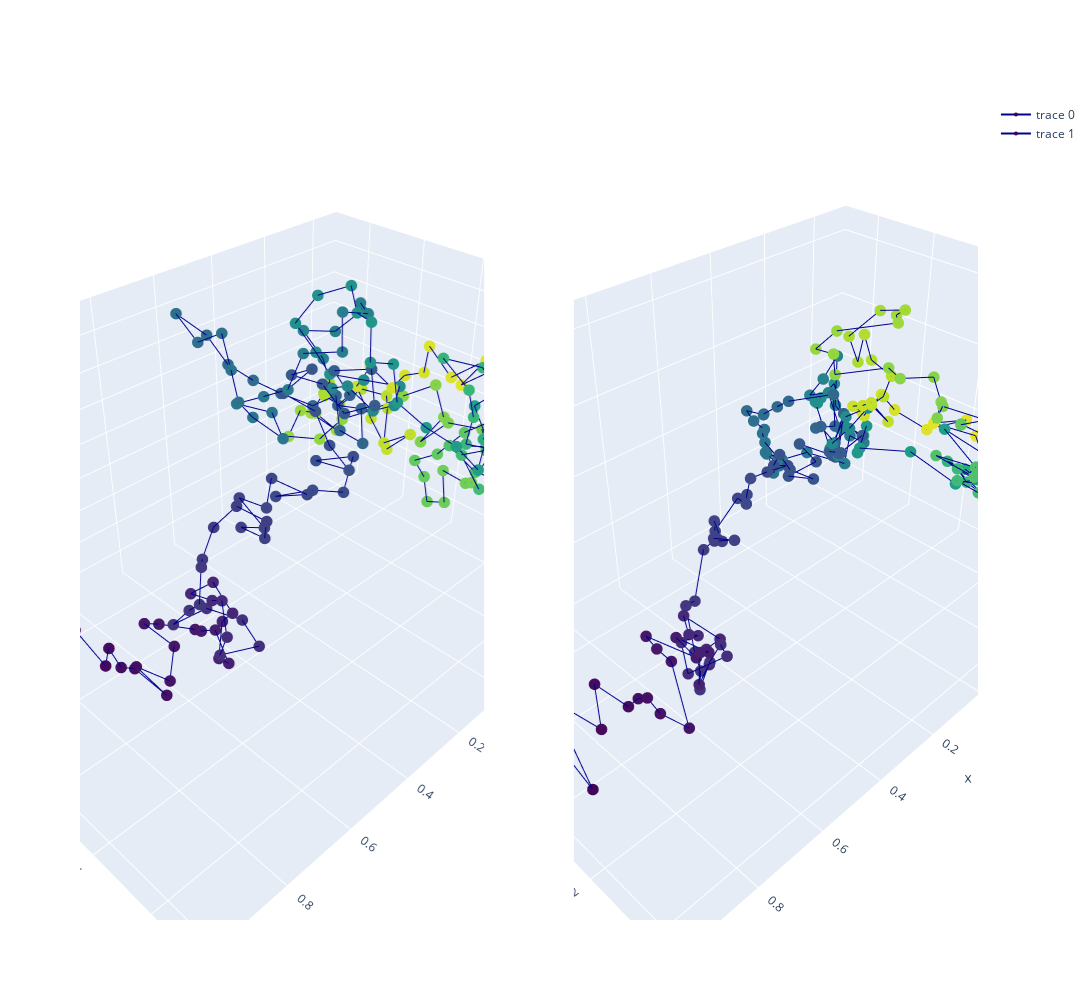

The cell this chart's notebook holds for it:
### Code cell
test_true_structure = test_true_structures[GRAPH_TESTED]
test_pred_structure = test_pred_structures[GRAPH_TESTED]

test_pred_structure_superposed, test_true_structure_superposed = \
        kabsch_superimposition_numpy(test_pred_structure, test_true_structure, EMBEDDING_SIZE)

x_pred = test_pred_structure_superposed[:, 0]  
y_pred = test_pred_structure_superposed[:, 1]
z_pred = test_pred_structure_superposed[:, 2]

x_true = test_true_structure_superposed[:, 0]  
y_true = test_true_structure_superposed[:, 1]
z_true = test_true_structure_superposed[:, 2]

colorscale1 = np.asarray(range(len(x_true)))
colorscale2 = np.asarray(range(len(x_pred)))
color1 = 'Viridis'
color2 = 'Viridis'

plot_true_pred_structures(x_pred, y_pred, z_pred, x_true, y_true, z_true, colorscale1, colorscale2, color1, color2)

# Shape comparison
print('Kabsch distance is ' + str(kabsch_distance_numpy(test_pred_structure, test_true_structure, EMBEDDING_SIZE)))

### Figure 1 — Plotly figure (JSON) as saved in the notebook; plotly's stock layout.template omitted (floating-point values rounded to 4 significant figures; data arrays with more than 128 entries replaced by an {"elided": "..."} marker saying what was removed)
{"data": [{"line": {"color": "darkblue", "width": 2}, "marker": {"color": {"elided": "202 int values"}, "colorscale": [[0, "#440154"], [0.1111, "#482878"], [0.2222, "#3e4989"], [0.3333, "#31688e"], [0.4444, "#26828e"], [0.5556, "#1f9e89"], [0.6667, "#35b779"], [0.7778, "#6ece58"], [0.8889, "#b5de2b"], [1, "#fde725"]], "size": 4}, "scene": "scene", "type": "scatter3d", "x": {"elided": "202 float values"}, "y": {"elided": "202 float values"}, "z": {"elided": "202 float values"}}, {"line": {"color": "darkblue", "width": 2}, "marker": {"color": {"elided": "202 int values"}, "colorscale": [[0, "#440154"], [0.1111, "#482878"], [0.2222, "#3e4989"], [0.3333, "#31688e"], [0.4444, "#26828e"], [0.5556, "#1f9e89"], [0.6667, "#35b779"], [0.7778, "#6ece58"], [0.8889, "#b5de2b"], [1, "#fde725"]], "size": 4}, "scene": "scene2", "type": "scatter3d", "x": {"elided": "202 float values"}, "y": {"elided": "202 float values"}, "z": {"elided": "202 float values"}}], "layout": {"height": 1000, "scene": {"domain": {"x": [0, 0.45], "y": [0, 1]}}, "scene2": {"domain": {"x": [0.55, 1], "y": [0, 1]}}, "width": 1300}}
